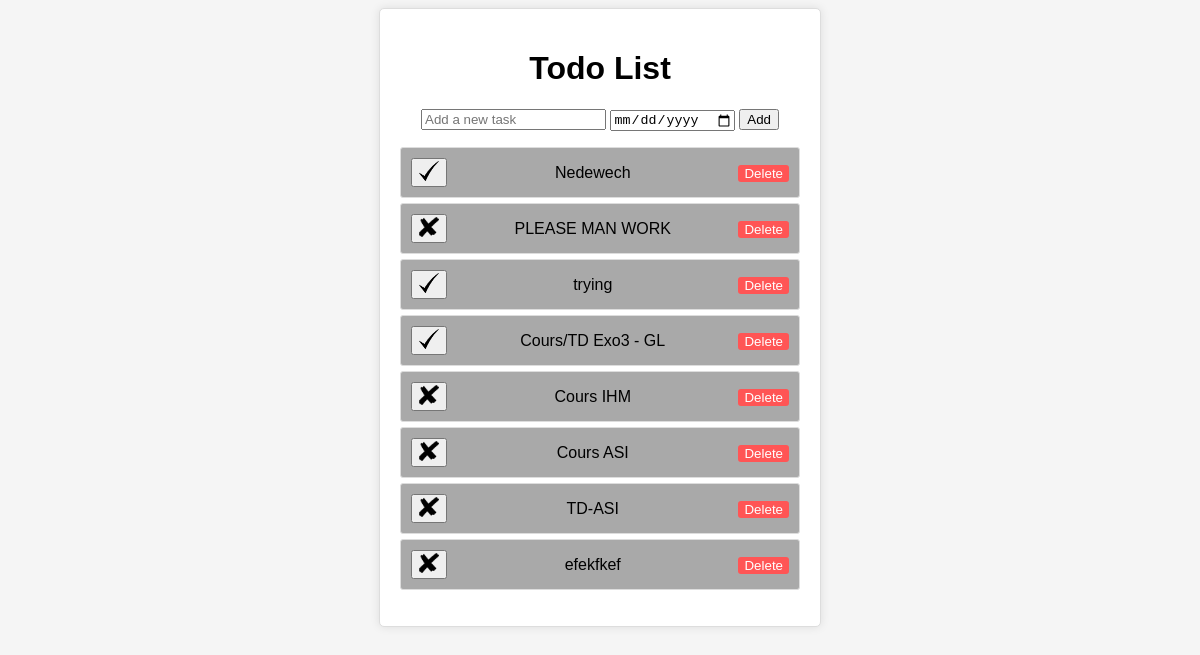
Page /index/todo_page/create/ on the earlier database version.
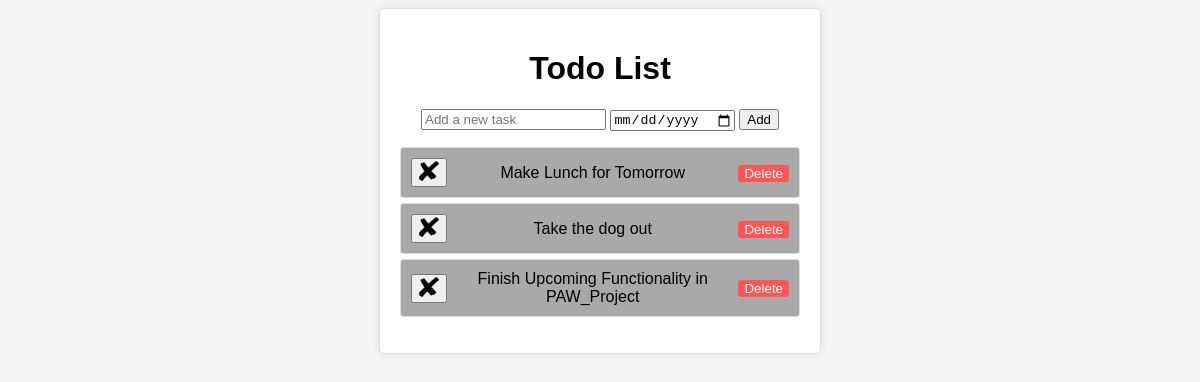
Same page on the later database version.
### playground/models.py (models this page shows, shortened)
class Todo(models.Model):
    date_created = models.DateField()
    due_date = models.DateField(default='0000-00-00')
    task_Text = models.CharField(max_length=50)
    task_Descr = models.CharField(default='Default Decr',max_length=150)
    task_List = models.CharField(default='Default List', max_length=10)
    task_Progress = models.CharField(default='Incomplete',max_length=15)
    isDone = models.BooleanField(default=False)

### playground/views.py (the view, shortened to what this page needs)
# urls.py: path('todo_page/create/', views.create_todo_page, name='todo_page_create'),
def create_todo_page(request):
    all_tasks = Todo.objects.all()
    return render(request, 'create_Todo-List.html',{'all_tasks': all_tasks})

### playground/templates/create_Todo-List.html (shortened to what this page needs)
<!DOCTYPE html>
<html lang="en">
<head>
    {% load static %}
    <link rel="stylesheet" href="{% static 'styles.css' %}">
</head>
<body>
        <div id="todo-list">
            <h1>Todo List</h1>
            <form method="post" action="{% url 'todo_page_create' %}" id="todo-form">
                <input type="text" id="new-task"     name="task_Txt" placeholder="Add a new task" required>
                <input type="date" id="date-created" name="date" required min="{{ current_date }}">
                <button type="submit" id="add-task">Add</button>
            </form>
            <ul id="task-list">
                {% if all_tasks %}
                {% for Task in all_tasks %}
                <li class="task">
                    <form method="post" action="{% url 'checked_done_todo' Task.id %}">
                                <div class="button-container">
                                    <button type="submit" id="custom-checkbox" class="done" name="done" >
                                        <img class="isDone-btn" {% if Task.isDone %} src="/playground/static/images/checked.png" {% else %} src="/playground/static/images/not-checked.png" {% endif %}>
                                    </button>
                                </div>
                    </form>
                        <span class="task-text" >{{Task.task_Text}}</span>
                        <form method="post" action="{% url 'delete_todo' Task.id %}">
                            <button class="delete-button" type="submit">Delete</button>
                        </form>
                        <br>
                    </li>
                        {% endfor %}
                {% endif %}
            </ul>
        </div>
</body>
</html>

### playground/static/styles.css (style rules this page uses)
body { font-family: Arial, sans-serif; background-color: #f5f5f5; text-align: center; }
#todo-list { max-width: 400px; margin: 0 auto; background-color: #fff; border: 1px solid #ddd; border-radius: 5px; padding: 20px; box-shadow: 0 0 10px rgba(0, 0, 0, 0.1); }
#task-list { list-style: none; padding: 0; }
.task { display: flex; align-items: center; justify-content: space-between; padding: 10px; border: 1px solid #ddd; border-radius: 3px; margin: 5px 0; background-color: darkgray; }
.isDone-btn { width: 20px; height: 20px; background-size: cover; border: none; cursor: pointer; outline: none; }
.task-text { flex: 1; margin-right: 10px; }
.task .done { margin-right: 10px; }
.delete-button { background-color: #ff5555; color: #fff; border: none; border-radius: 3px; cursor: pointer; }

Differences in the rows shown:
removed Todo: task_Text "Nedewech"
removed Todo: task_Text "PLEASE MAN WORK"
removed Todo: task_Text "trying"
removed Todo: task_Text "Cours/TD Exo3 - GL"
removed Todo: task_Text "Cours IHM"
removed Todo: task_Text "Cours ASI"
removed Todo: task_Text "TD-ASI"
removed Todo: task_Text "efekfkef"
added Todo: task_Text "Make Lunch for Tomorrow"
added Todo: task_Text "Take the dog out"
added Todo: task_Text "Finish Upcoming Functionality in PAW_Project"
